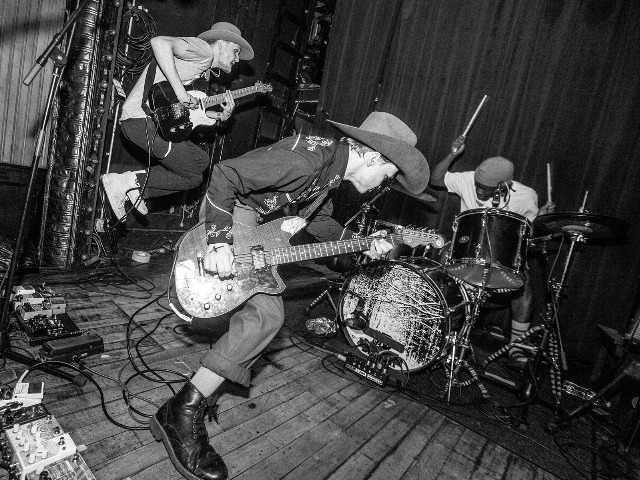
%> input picture blackmidi.png, 640 x 480 px
$ octave P7_stacking_main.m   (GNU Octave 9; MATLAB toolbox functions it lacks are replaced by stand-ins)
%> lines starting %> are read from the running program, lines starting %| are printed output that depends on the picture; in (x1, y1, x2, y2) boxes, pixels count from 0 and x2, y2 are one past the last pixel; in counts of white or black regions, pixels touching at a corner belong together; the program's own positions count from 1; long printed decimals are rounded
### umbral_descomposicion.m
function Bstack = umbral_descomposicion(I_L, L)
% UM BRAL_DESCOMPOSICION
% Realiza la descomposición por umbral de una imagen cuantizada I_L.
%
% ENTRADAS:
%   I_L : imagen de niveles de gris cuantizada en enteros 0..L-1 (tipo double o uint8).
%   L   : número de niveles de gris (por ejemplo, L = 64).
%
% SALIDA:
%   Bstack : arreglo lógico de tamaño [rows, cols, L-1]
%            donde Bstack(:,:,k) corresponde a la imagen binaria b_k,
%            definida como: b_k(x,y) = 1 si I_L(x,y) >= k, 0 en otro caso.
%
% Esta función implementa:
%   b_k(x,y) = (I_L(x,y) >= k),   para k = 1, 2, ..., L-1.
%
% NOTA:
%   Usamos tipo lógico (true/false) para ahorrar memoria y dejar claro
%   que son imágenes binarias.

    % Aseguramos que la imagen sea double (para comparaciones limpias).
    I_L = double(I_L);

    % Dimensiones de la imagen.
    [rows, cols] = size(I_L);

    % Pre-asignación del "cubo" de imágenes binarias.
    % Tendremos L-1 planos: k = 1..L-1.
    Bstack = false(rows, cols, L-1);

    % Recorremos todos los niveles de umbral k.
    for k = 1:(L-1)
        % Imagen binaria para el umbral k:
        % b_k(x,y) = 1 si I_L(x,y) >= k, 0 si no.
        Bstack(:, :, k) = (I_L >= k);
    end
end

### stacking_mediana.m
function Gstack = stacking_mediana(Bstack)
% STACKING_MEDIANA
% Aplica filtro mediano 3x3 a cada imagen binaria b_k y luego hace el
% apilado (stacking) sumando todos los planos filtrados.
%
% ENTRADA:
%   Bstack : arreglo lógico [rows, cols, K] con las imágenes binarias b_k.
%            Normalmente K = L-1 (por ejemplo, 63 si L = 64).
%
% SALIDA:
%   Gstack : imagen en niveles "cuantizados" obtenida como:
%            Gstack(x,y) = sum_k mediana_3x3( b_k(x,y) ).
%
% NOTA:
%   - Cada plano b_k representa la condición I_L(x,y) >= k.
%   - La mediana en binario (0/1) actúa como una operación de "mayoría".
%   - El stacking reconstruye una imagen de niveles de gris
%     que, idealmente, coincide con la mediana directa en I_L.

    % Obtenemos las dimensiones del cubo binario.
    [rows, cols, K] = size(Bstack);

    % Inicializamos la imagen de salida como doble.
    Gstack = zeros(rows, cols);

    % Recorremos todos los planos b_k.
    for k = 1:K
        % Extraemos el plano k-ésimo (imagen binaria).
        Bk = Bstack(:, :, k);      % lógico 0/1

        % Aplicamos filtro mediano 3x3.
        % medfilt2 devolverá double, pero solo con valores 0 ó 1
        % porque la mediana de una ventana impar de píxeles 0/1
        % siempre es 0 ó 1.
        Bk_f = medfilt2(Bk, [3 3]);

        % Acumulamos en la imagen de salida (stacking).
        Gstack = Gstack + double(Bk_f);
    end
end

### P7_stacking_main.m
%% P7 - Stacking: Parte 1
% Lectura de imagen, conversión a gris y cuantización a L niveles.
% Ernesto Armando Gaytán Brieño y Fernando Flores López
% Fecha: 20 de noviembre de 2025

clear; close all; clc;

%% 1) Parámetros generales
L = 64;          % Número de niveles de gris deseados (64 en vez de 256)

%% 2) Lectura de la imagen
% Imagen que no sea mayor a 640x480.
nombreImagen = 'blackmidi.png';

I = imread(nombreImagen);         % Lee la imagen desde disco (RGB o gris).
%> I is the input picture: size 480x640x3 uint8; min 0, max 255, mean 68.1
% imshow(I)

% Si la imagen es de color (3 canales), la convertimos a niveles de gris.
if size(I, 3) == 3
    % rgb2gray hace una combinación ponderada de R, G y B.
    Igray = rgb2gray(I);
else
    % Si ya viene en gris (1 canal), solo la copiamos.
    Igray = I;
end

% Convertimos a double para operar cómodamente (valor en [0,255]).
Igray = double(Igray);
%> Igray: size 480x640 double

%% 3) Cuantización de 256 niveles a L niveles
% De 0..255 a 0..(L-1).
% El tamaño del escalón de cuantización es:
delta = 256 / L;         % Ancho de cada nivel de cuantización.

% Aplicamos cuantización uniforme:
% I_L = floor( Igray / delta ) produce valores enteros en 0..(L-1).
I_L = floor(Igray / delta);   % Ahora I_L toma valores enteros entre 0 y L-1.

% Aseguramos de que nunca se pase de L-1.
I_L(I_L < 0)     = 0;
I_L(I_L > L - 1) = L - 1;

%% 4) Visualización básica
figure;
subplot(2,2,1);
imshow(uint8(Igray));        % Imagen original en gris (0..255).
title('Imagen original en gris (0-255)');

subplot(2,2,2);
imshow(uint8(I_L * (256/L)));
% Multiplicamos por (256/L) solo para visualizarla "bien" en rango visual.
title(sprintf('Imagen cuantizada a L = %d niveles', L));

subplot(2,2,3);
imhist(uint8(Igray));
title('Histograma original (0-255)');

subplot(2,2,4);
imhist(uint8(I_L * (256/L)));
title(sprintf('Histograma cuantizado (L = %d)', L));

sgtitle('P7 - Parte 1: Lectura y cuantización de la imagen');
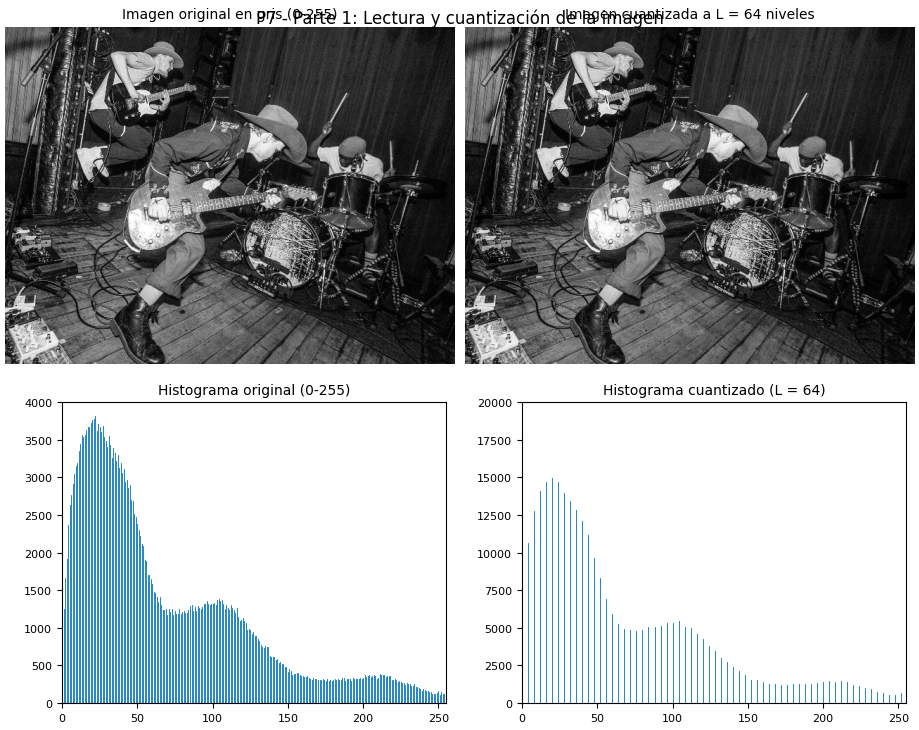
%> figure redrawn from the program's plot data, 4 panels

%% 5) Descomposición por umbral
% Llamamos a la función que genera las imágenes binarias b_k:
%   Bstack(:,:,k) = b_k = (I_L >= k),  para k = 1..L-1.
Bstack = umbral_descomposicion(I_L, L);   % Dimensiones -> Bstack es [rows x cols x (L-1)]

% Visualizamos tres planos:
%   k = 1   -> casi todo "encendido".
%   k = L/2 -> intensidades medias y altas.
%   k = L-1 -> solo los pixeles más brillantes.
k1   = 1;
kmed = L/2;
kmax = L-1;

figure;
subplot(1,3,1);
imshow(Bstack(:,:,k1));
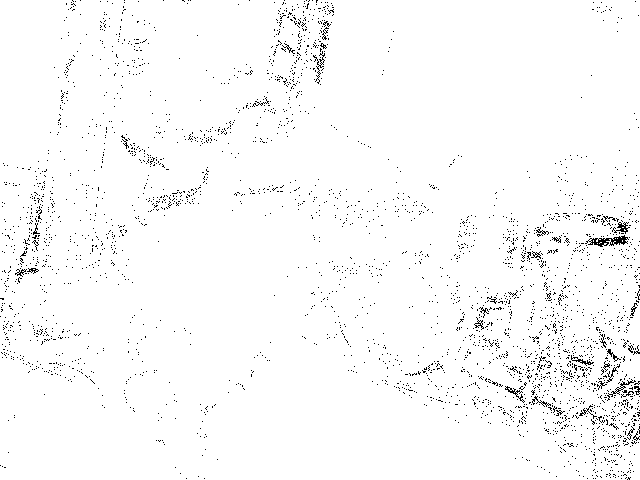
%> displayed picture: size 480x640 logical; 97.8% white; black in thin lines or dots
title(sprintf('b_{%d}: I_L >= %d', k1, k1));

subplot(1,3,2);
imshow(Bstack(:,:,kmed));
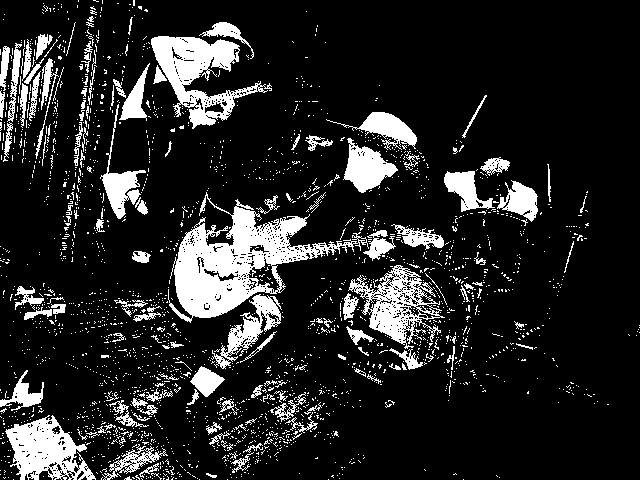
%> displayed picture: size 480x640 logical; 14.9% white; 2339 white regions (2207 under 20 px), largest, box (x1, y1, x2, y2) and area: (168, 192, 369, 323) 8792, (151, 36, 272, 129) 4344, (5, 415, 96, 480) 3250
title(sprintf('b_{%d}: I_L >= %d', kmed, kmed));

subplot(1,3,3);
imshow(Bstack(:,:,kmax));
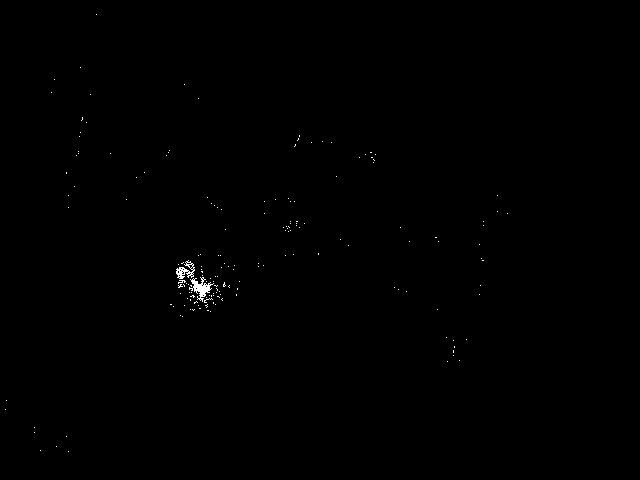
%> displayed picture: size 480x640 logical; 0.22% white in thin lines or dots, all inside (x1, y1, x2, y2) = (5, 14, 508, 452)
title(sprintf('b_{%d}: I_L >= %d', kmax, kmax));

sgtitle('Ejemplos de imágenes binarias b_k (descomposición por umbral)');

%% 6) Filtrado mediano directo en niveles de gris
% Aplicamos un filtro mediano 3x3 directamente a la imagen cuantizada I_L.
GA = medfilt2(I_L, [3 3]);   % GA = "Gray Median Direct"
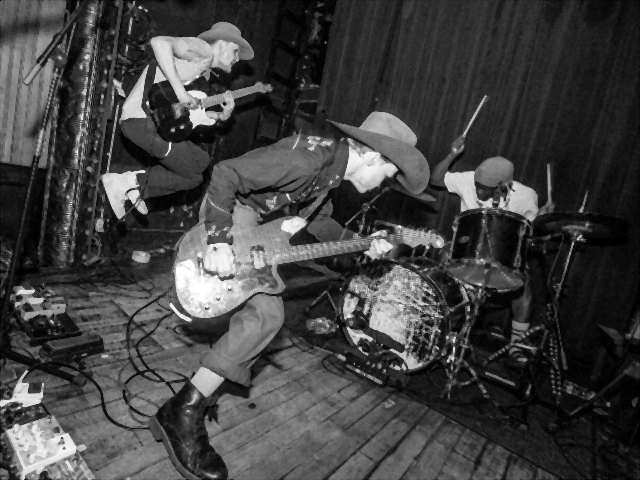
%> GA: size 480x640 double; min 0, max 63, mean 16.4; drawn with min black and max white

%% 7) Filtrado vía descomposición + stacking (CAMINO B)
    %   1) Descomposición: ya tenemos Bstack(:,:,k) = b_k.
    %   2) A cada b_k le aplicamos el filtro mediano 3x3.
    %   3) Sumamos todos los planos filtrados -> Gstack.
Gstack = stacking_mediana(Bstack);  % GB = "Gray via Binary Stacking"
%> the loop in stacking_mediana, `for k = 1:K` made 63 passes
%> pass 1, in stacking_mediana, `Bk_f = medfilt2(Bk, [3 3]);`:
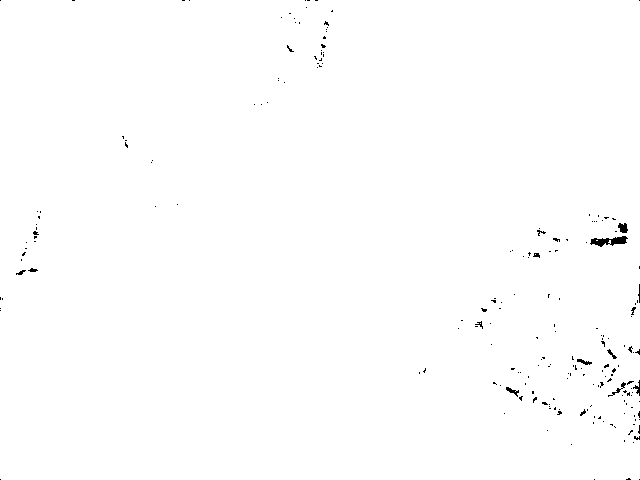
%> Bk_f: size 480x640 logical; 99.5% white; black in thin lines or dots
%> pass 2, in stacking_mediana, `Bk_f = medfilt2(Bk, [3 3]);`:
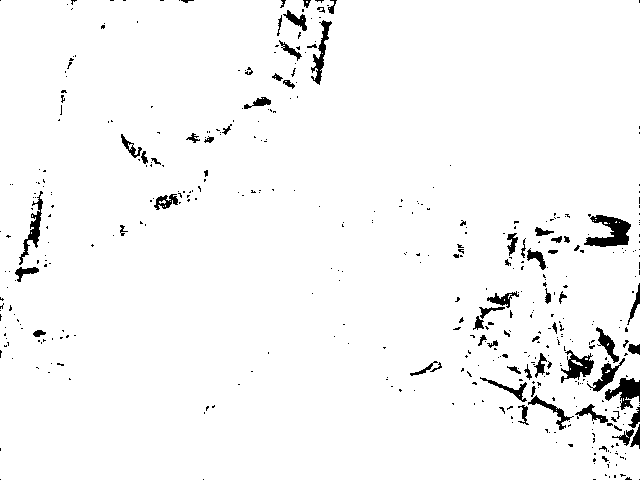
%> Bk_f: size 480x640 logical; 96.9% white; 447 black regions (377 under 20 px), largest, box (x1, y1, x2, y2) and area: (584, 215, 631, 247) 806, (605, 378, 640, 410) 561, (561, 350, 594, 383) 496

%% 8) Comparación cuantitativa entre GA y Gstack
% Calculamos la imagen de diferencia absoluta.
diffImg = abs(GA - Gstack);
%> diffImg: size 480x640 double; every value is 0

% MSE (Error cuadrático medio).
MSE = mean(diffImg(:).^2);
%> MSE = 0

% Número de píxeles distintos (donde GA ~= Gstack).
num_diff = nnz(diffImg);   % nnz = "number of non-zeros"
%> num_diff = 0

fprintf('Comparación GA vs Gstack:\n');
fprintf('  MSE            = %.6f\n', MSE);
%|   MSE            = 0
fprintf('  Pixeles distintos = %d\n', num_diff);
%|   Pixeles distintos = 0

%% 9) Visualización comparativa
% Para visualizar GA y Gstack en rango 0..255, los re-escalamos multiplicando por delta.
% MATLAB interpreta imshow en uint8 (valores de 0 a 255)
GA_vis     = uint8(GA * (256 / L));
Gstack_vis = uint8(Gstack * (256 / L));

% Para la imagen de error, también usamos escala similar para notar diferencias.
diff_vis   = uint8(diffImg * (256 / L));
%> diff_vis: size 480x640 uint8; every value is 0

figure;
subplot(1,3,1);
imshow(GA_vis);
title('GA: Mediana directa sobre I\_L');

subplot(1,3,2);
imshow(Gstack_vis);
title('Gstack: Mediana vía Stacking');

subplot(1,3,3);
imshow(diff_vis, []);
title('|GA - Gstack| (imagen de error)');

sgtitle('P7 - Comparación Mediana Directa vs. Mediana por Stacking');

$ run again, with peppers.png copied over blackmidi.png
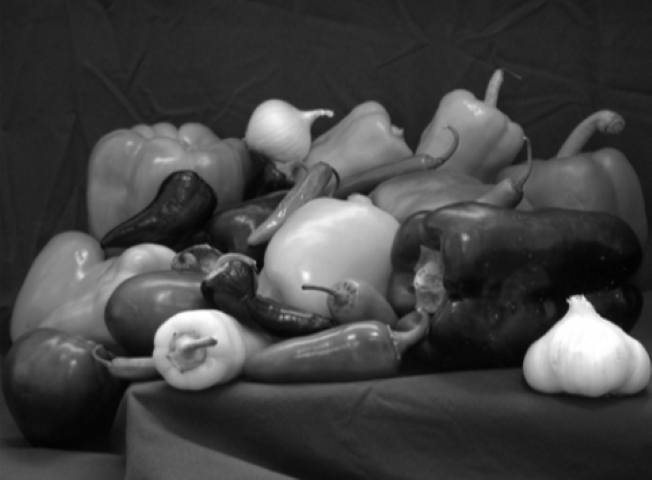
%> input picture peppers.png, 652 x 480 px
%> I is the input picture: size 480x652x3 uint8; min 2, max 255, mean 66.9
%> `imshow(Bstack(:,:,kmax));`:
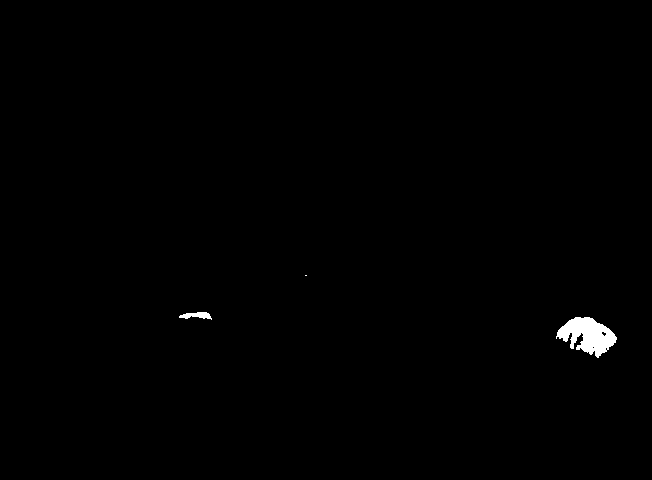
%> displayed picture: size 480x652 logical; 0.5% white; 3 white regions (1 under 20 px), largest, box (x1, y1, x2, y2) and area: (556, 317, 617, 358) 1421, (179, 312, 212, 320) 155
%> the loop in stacking_mediana, `for k = 1:K` made 63 passes
%> pass 2, in stacking_mediana, `Bk_f = medfilt2(Bk, [3 3]);`:
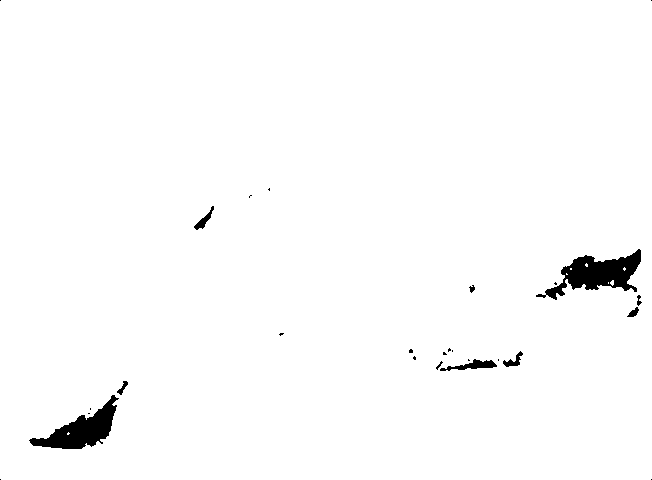
%> Bk_f: size 480x652 logical; 98.4% white; 27 black regions (17 under 20 px), largest, box (x1, y1, x2, y2) and area: (536, 249, 641, 300) 2225, (29, 395, 119, 449) 1905, (440, 359, 497, 371) 291
%> diffImg: size 480x652 double; every value is 0
%> MSE = 0
%|   MSE            = 0
%|   Pixeles distintos = 0
%> diff_vis: size 480x652 uint8; every value is 0

$ run again, with sprain.png copied over blackmidi.png
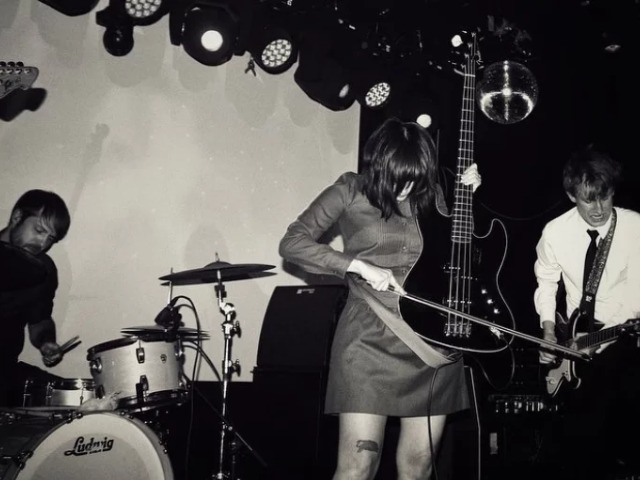
%> input picture sprain.png, 640 x 480 px
%> I is the input picture: size 480x640x3 uint8; mean R, G, B 82.4, 79.8, 78.2
%> `imshow(Bstack(:,:,k1));`:
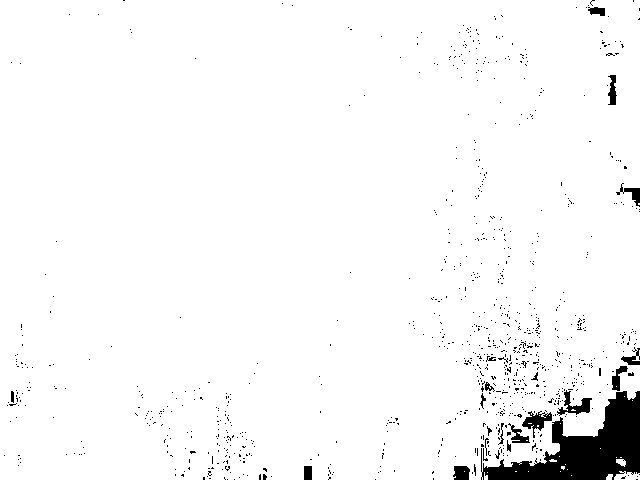
%> displayed picture: size 480x640 logical; 96.6% white; 913 black regions (892 under 20 px), largest, box (x1, y1, x2, y2) and area: (481, 391, 640, 480) 6256, (557, 390, 592, 416) 338, (522, 411, 552, 438) 330
%> the loop in stacking_mediana, `for k = 1:K` made 63 passes
%> pass 2, in stacking_mediana, `Bk_f = medfilt2(Bk, [3 3]);`:
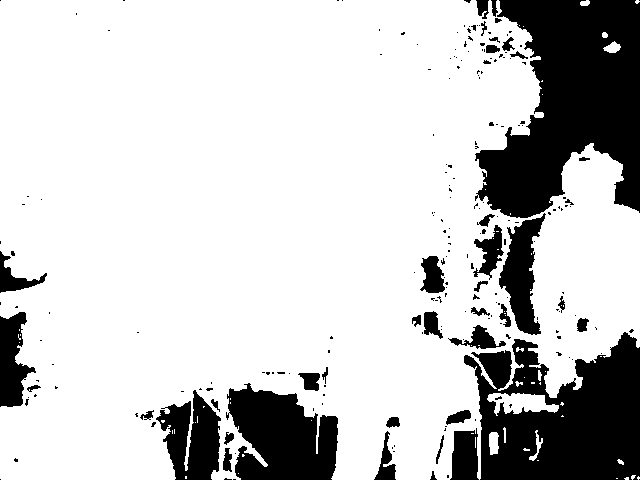
%> Bk_f: size 480x640 logical; 78.8% white; 219 black regions (177 under 20 px), largest, box (x1, y1, x2, y2) and area: (475, 0, 640, 218) 23244, (464, 332, 640, 480) 17823, (226, 383, 338, 480) 7760
%> diffImg: size 480x640 double; every value is 0
%> MSE = 0
%|   MSE            = 0
%|   Pixeles distintos = 0
%> diff_vis: size 480x640 uint8; every value is 0
